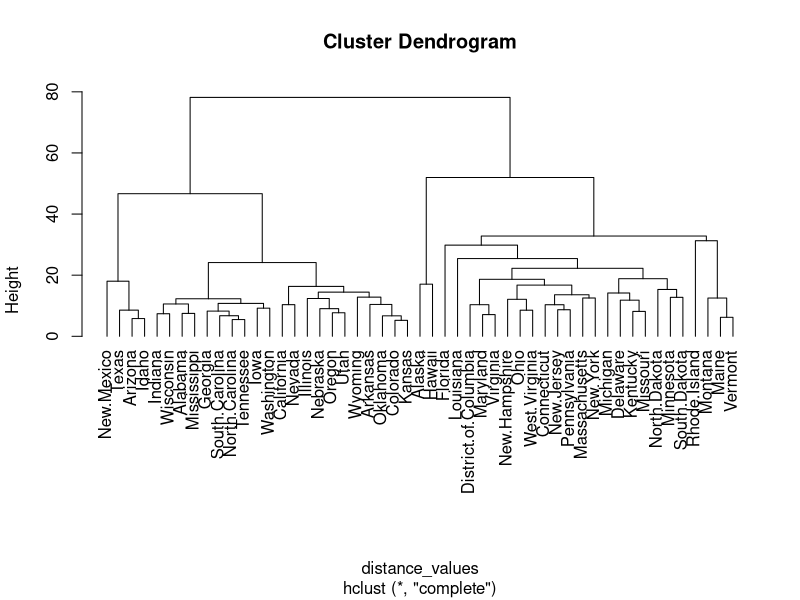
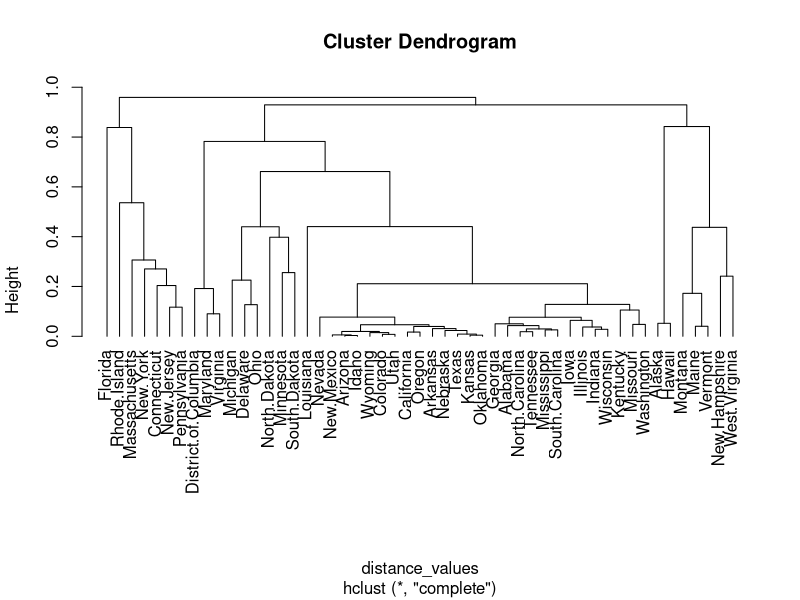
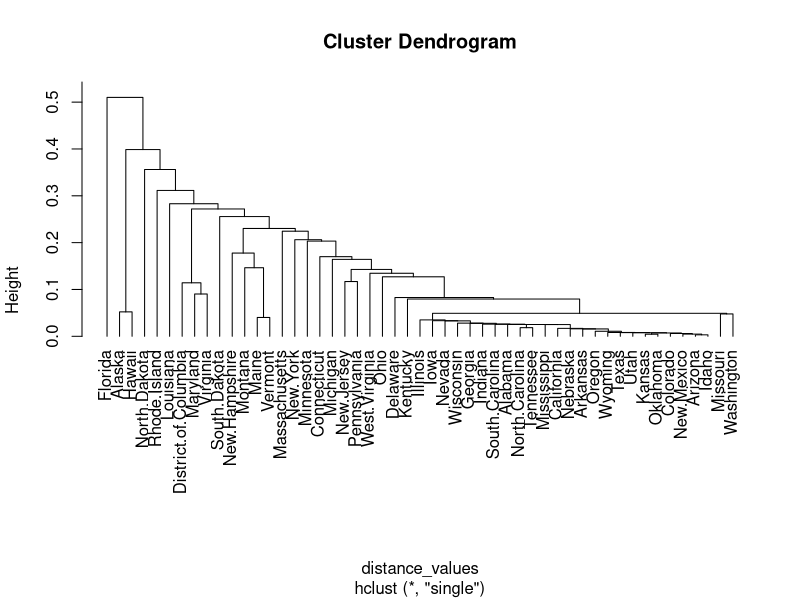
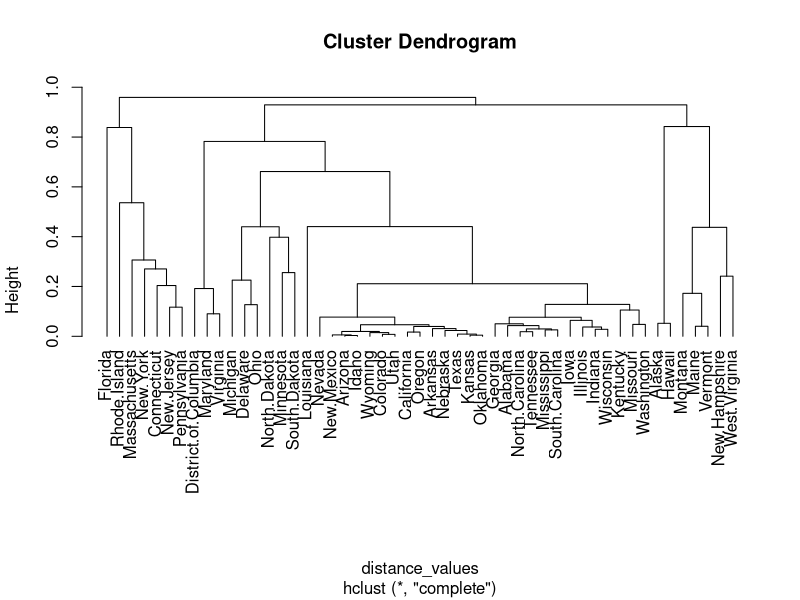
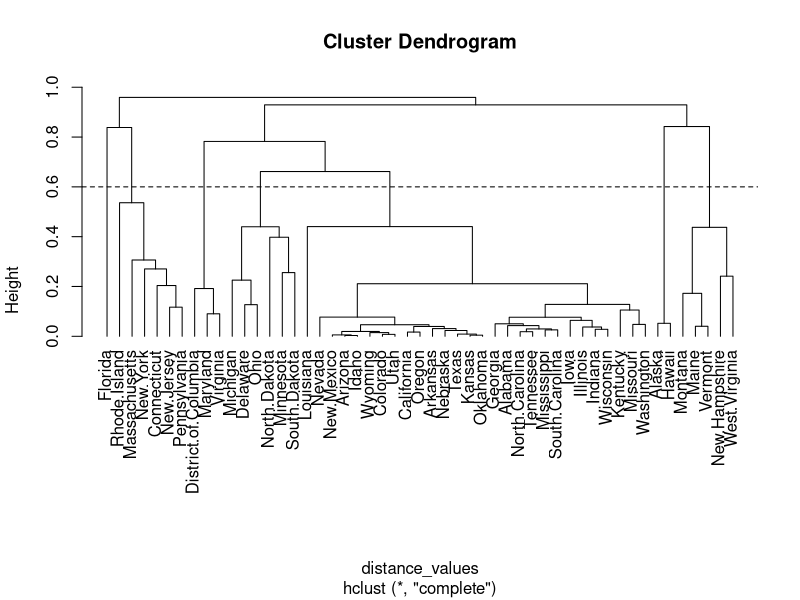
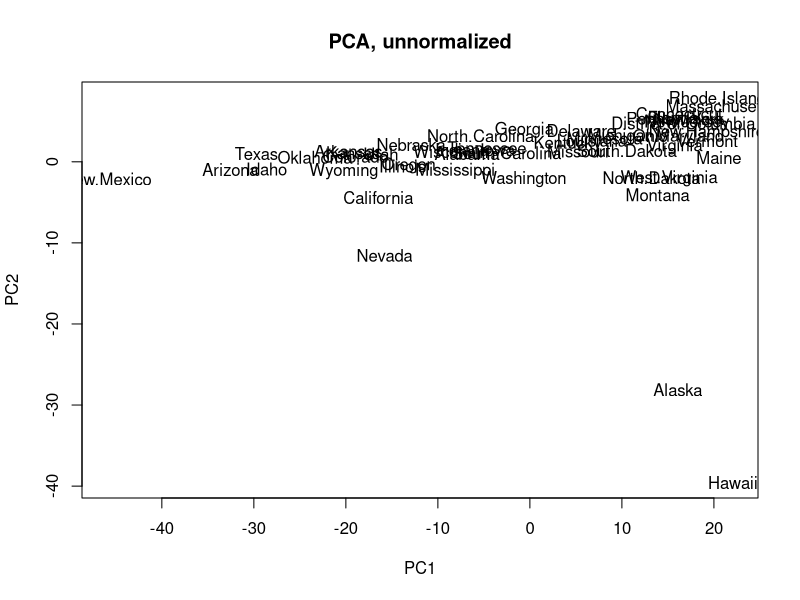
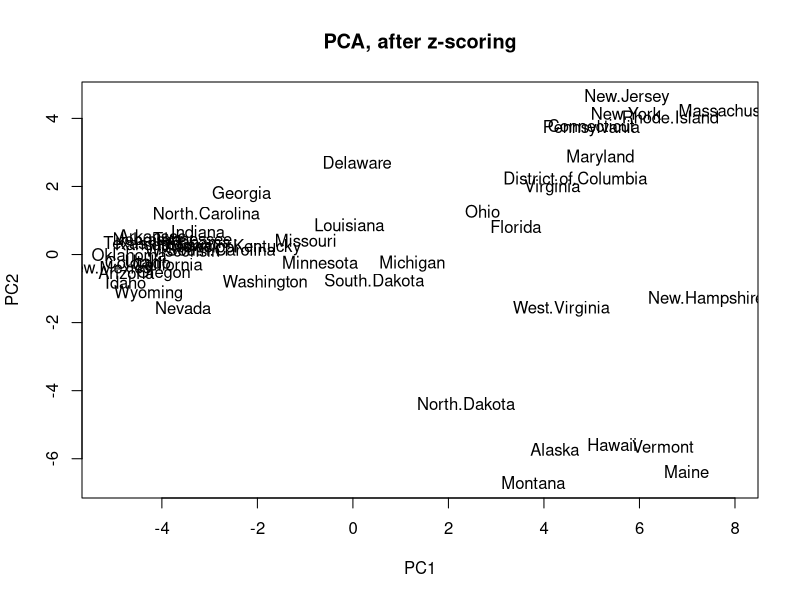
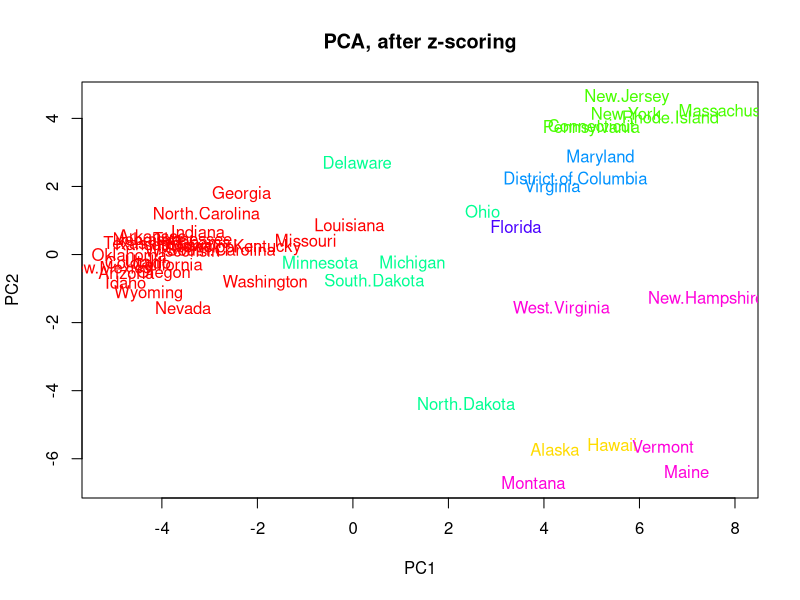

Reproduce these figures in R, in order.
## ---- chunk 1
data1 <- read.csv("Session3_datatable.csv",as.is=T,row.names=1,header=T)
###switch rows and columns of the matrix
data1 <- t(data1)
data1[1:5,1:5]
## ---- chunk 2
#By default, the hcluster function clusters the rows of a data.frame
distance_values <- dist(data1,method = "euclidean")
clustering <- hclust(distance_values,method = "complete")
plot(clustering,hang=-1)
## ---- chunk 3
###Possible choices 
distance_values <- as.dist(1-cor(t(data1)))
clustering <- hclust(distance_values,method = "complete")
plot(clustering,hang=-1)
## ---- chunk 4
grouping_method = "single"   ###possible choices: "single", "average", "complete", "ward.D"
distance_values <- as.dist(1-cor(t(data1)))
clustering <- hclust(distance_values,method = grouping_method)
plot(clustering,hang=-1)
## ---- chunk 5
###Generate hierarchical tree
distance_values <- as.dist(1-cor(t(data1)))
clustering <- hclust(distance_values,method = "complete")
plot(clustering,hang=-1)

###Cut the tree to get 7 clusters
clusters <- cutree(clustering,k = 7)
hclust_correlation_complete_7=data.frame(cluster=clusters[clustering$order])
hclust_correlation_complete_7
## ---- chunk 6
###Generate hierarchical tree
distance_values <- as.dist(1-cor(t(data1)))
clustering <- hclust(distance_values,method = "complete")
plot(clustering,hang=-1)

###Cut the tree at a specific height
abline(h=0.6,lty=2)
clusters <- cutree(clustering, h= 0.6)
hclust_correlation_complete_0.6=data.frame(cluster=clusters[clustering$order])
hclust_correlation_complete_0.6
## ---- chunk 7
set.seed(0) ###setting the random seed
###k-means clustering, specifying 7 clusters
clustering_kmeans=kmeans(data1,center=7)
kmeans_7=data.frame(cluster=clustering_kmeans$cluster[order(clustering_kmeans$cluster)])
kmeans_7
## ---- chunk 8
#PCA on raw data
pca_output=prcomp(data1)
#plot states along PC1 and PC2
plot(pca_output$x[,c(1,2)],type='n',main="PCA, unnormalized")
text(pca_output$x[,c(1,2)],rownames(pca_output$x))

#z-score the data and then run PCA
data1_zscored = t(scale(t(data1)))
pca_output_zscored=prcomp(data1_zscored)
#plot states along PC1 and PC2
plot(pca_output_zscored$x[,c(1,2)],type='n',main="PCA, after z-scoring")
text(pca_output_zscored$x[,c(1,2)],rownames(pca_output_zscored$x))


## ---- chunk 9
##select clusters colors, depending on the clustering
cluster_colors=rainbow(max(hclust_correlation_complete_7))[hclust_correlation_complete_7[,1]]
names(cluster_colors)=rownames(hclust_correlation_complete_7)

#PCA on raw data
pca_output=prcomp(data1)
#z-score the data and then run PCA
data1_zscored = t(scale(t(data1)))
pca_output_zscored=prcomp(data1_zscored)
#plot states along PC1 and PC2
plot(pca_output_zscored$x[,c(1,2)],type='n',main="PCA, after z-scoring")
text(pca_output_zscored$x[,c(1,2)],rownames(pca_output_zscored$x),col=cluster_colors[rownames(pca_output_zscored$x)])
## ---- chunk 10
##select clusters colors, depending on the clustering
cluster_colors=rainbow(max(kmeans_7))[kmeans_7[,1]]
names(cluster_colors)=rownames(kmeans_7)

#PCA on raw data
pca_output=prcomp(data1)
#z-score the data and then run PCA
data1_zscored = t(scale(t(data1)))
pca_output_zscored=prcomp(data1_zscored)
#plot states along PC1 and PC2
plot(pca_output_zscored$x[,c(1,2)],type='n',main="PCA, after z-scoring")
text(pca_output_zscored$x[,c(1,2)],rownames(pca_output_zscored$x),col=cluster_colors[rownames(pca_output_zscored$x)])
## ---- chunk 11
##Select clustering###
clustering_scheme=hclust_correlation_complete_7[rownames(data1),1]

##Select cluster - the "east coast" states
cluster_id1=3 

###find differential features (columns of data1) using a t-test
differential_pvalues=apply(data1,2,function(x){t.test(x[which(clustering_scheme==cluster_id1)],x[which(clustering_scheme!=cluster_id1)])$p.value})
mean_ratio=apply(data1,2,function(x){mean(x[which(clustering_scheme==cluster_id1)])/mean(x[which(clustering_scheme!=cluster_id1)])})
differential_pvalues=p.adjust(differential_pvalues,"BH")

###identify which features have p<0.05
differential_features=which(differential_pvalues<0.05 & mean_ratio>1)

###plot differential features
for (ii in differential_features) {
  boxplot(data1[,ii]~clustering_scheme,main=colnames(data1)[ii],ylab="Percenage",xlab="Cluster")
}


